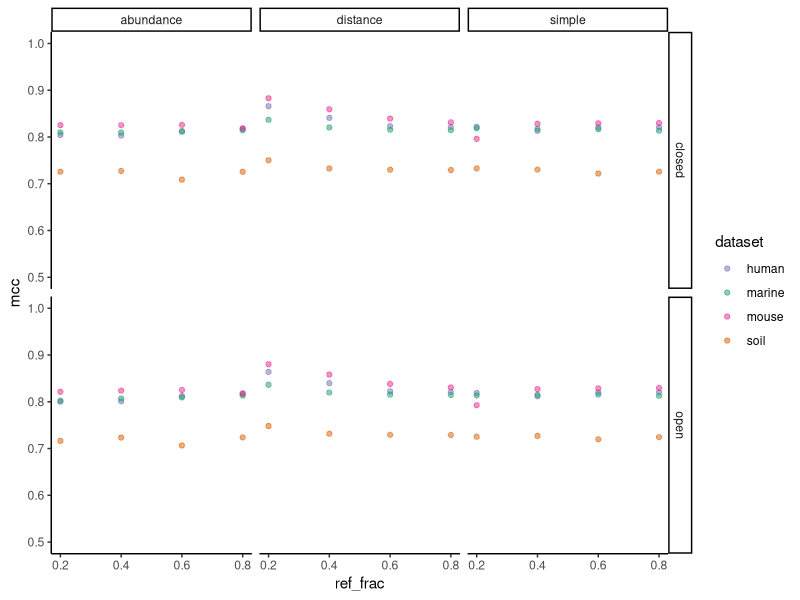
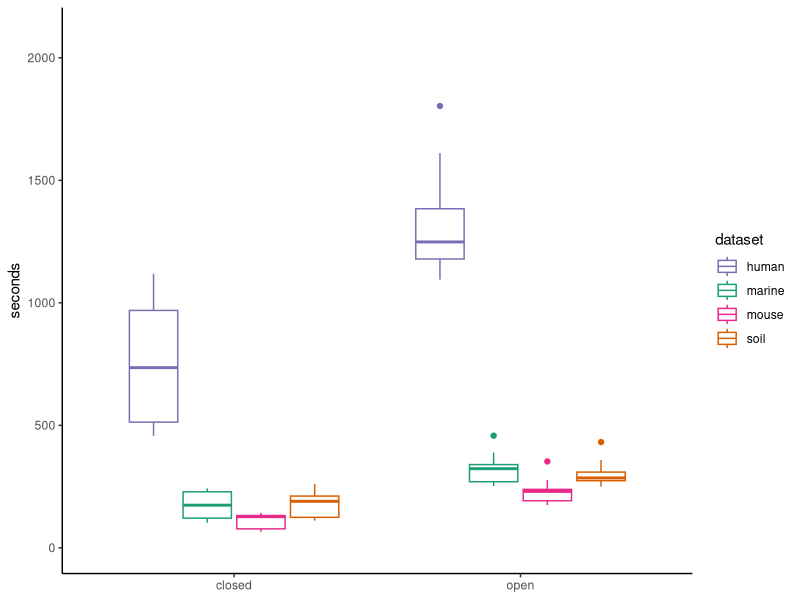
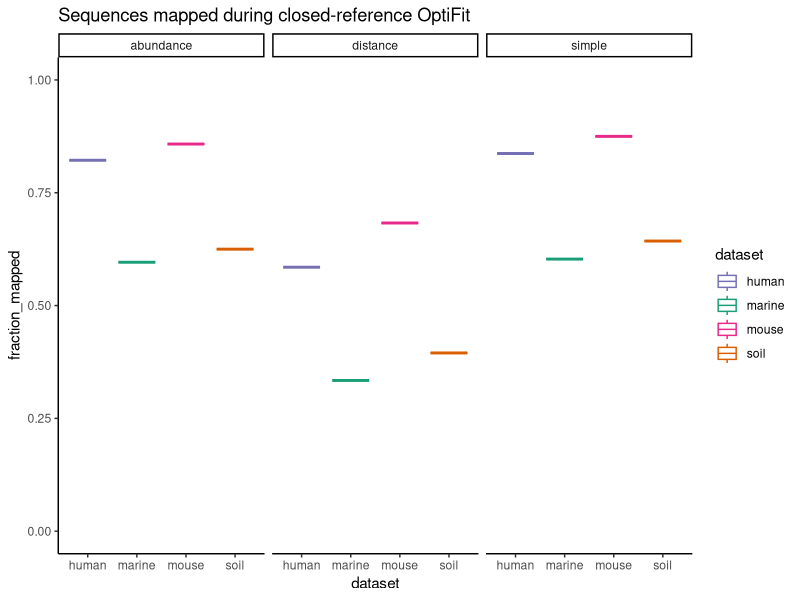

Write the R code that produced these figures, in order.
## ---- chunk 1
knitr::opts_chunk$set(echo = TRUE,
                      message = FALSE,
                      fig.path = "figures/"
                      )
## ---- chunk 2
library(cowplot)
library(ggtext)
library(here)
library(knitr)
library(tidyverse)
theme_set(theme_classic())
color_palette <- RColorBrewer::brewer.pal(4, "Dark2")
dataset_colors <- c(
  human = color_palette[[3]],
  marine = color_palette[[1]],
  mouse = color_palette[[4]],
  soil = color_palette[[2]]
)
## ---- chunk 3
sensspec_fit <-
  read_tsv(here('subworkflows/3_fit_sample_subset/results/sensspec.tsv'))
## ---- chunk 4
sensspec_fit %>%
  group_by(dataset, method) %>%
  ggplot(aes(x = ref_frac, y = mcc, color = dataset)) +
  geom_point(alpha = 0.5) +
  scale_color_manual(values = dataset_colors) +
  ylim(0.5, 1) +
  facet_grid(method ~ ref_weight)
## ---- chunk 5
benchmarks_fit <-
  read_tsv(here('subworkflows/2_fit_reference_db/results/benchmarks.tsv'))
benchmarks_fit %>% 
    group_by(dataset, method) %>%
    ggplot(aes(x = method, y = s, color = dataset)) +
    geom_boxplot() +
    scale_color_manual(values = dataset_colors) +
    #facet_wrap("ref_weight") +
    ylim(0,2100) +
    labs(y = 'seconds') +
    theme(axis.title.x = element_blank())
## ---- chunk 6
fractions <- read_tsv(here('subworkflows/3_fit_sample_subset/results/fraction_reads_mapped.tsv'))
fractions %>% 
  ggplot(aes(x=dataset, y=fraction_mapped, color=dataset)) +
  geom_boxplot(alpha = 0.5) +
  scale_color_manual(values = dataset_colors) +
  facet_wrap("ref_weight") +
  ylim(0, 1) +
  labs(title="Sequences mapped during closed-reference OptiFit")
